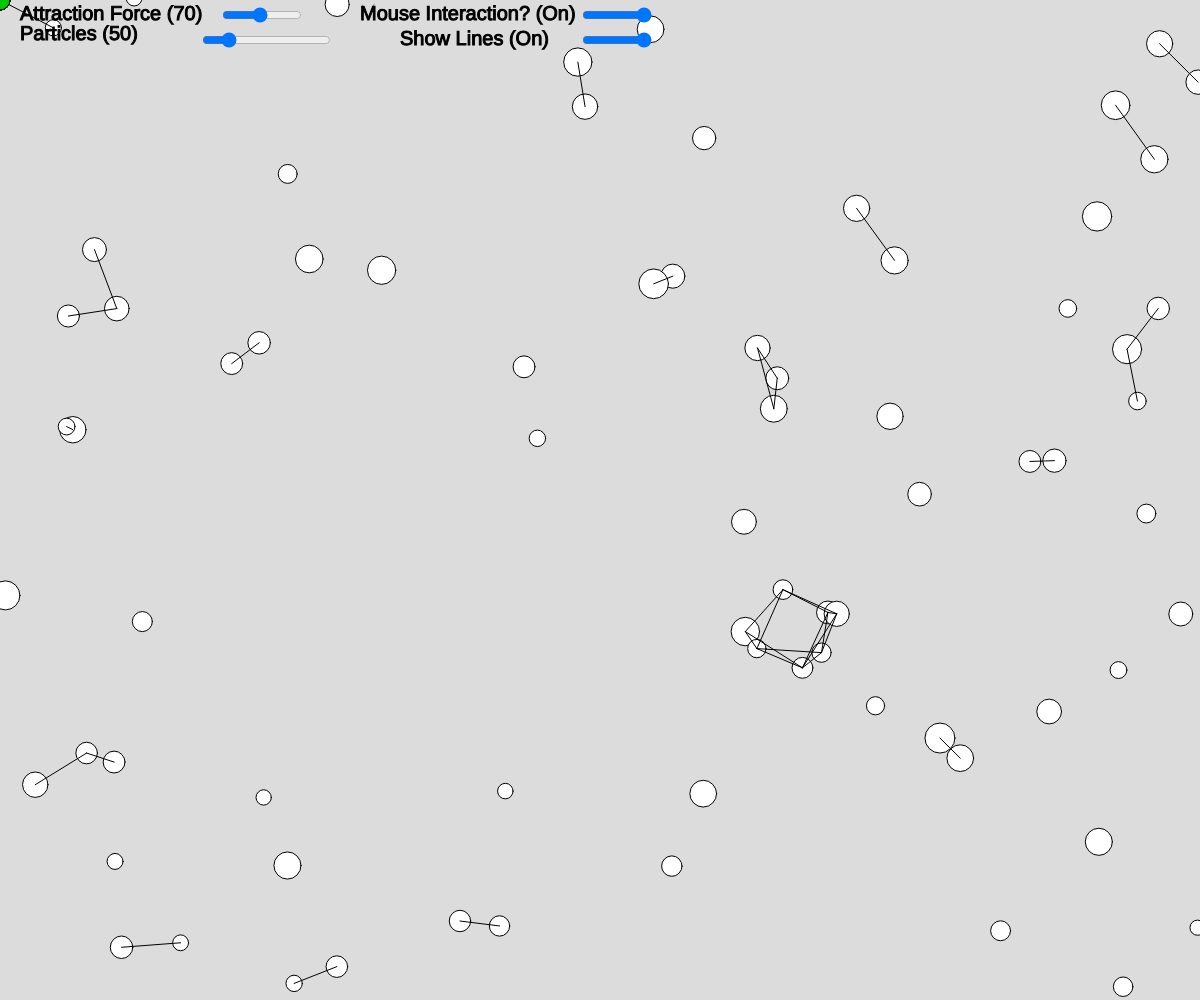
Frame 1 (no input)
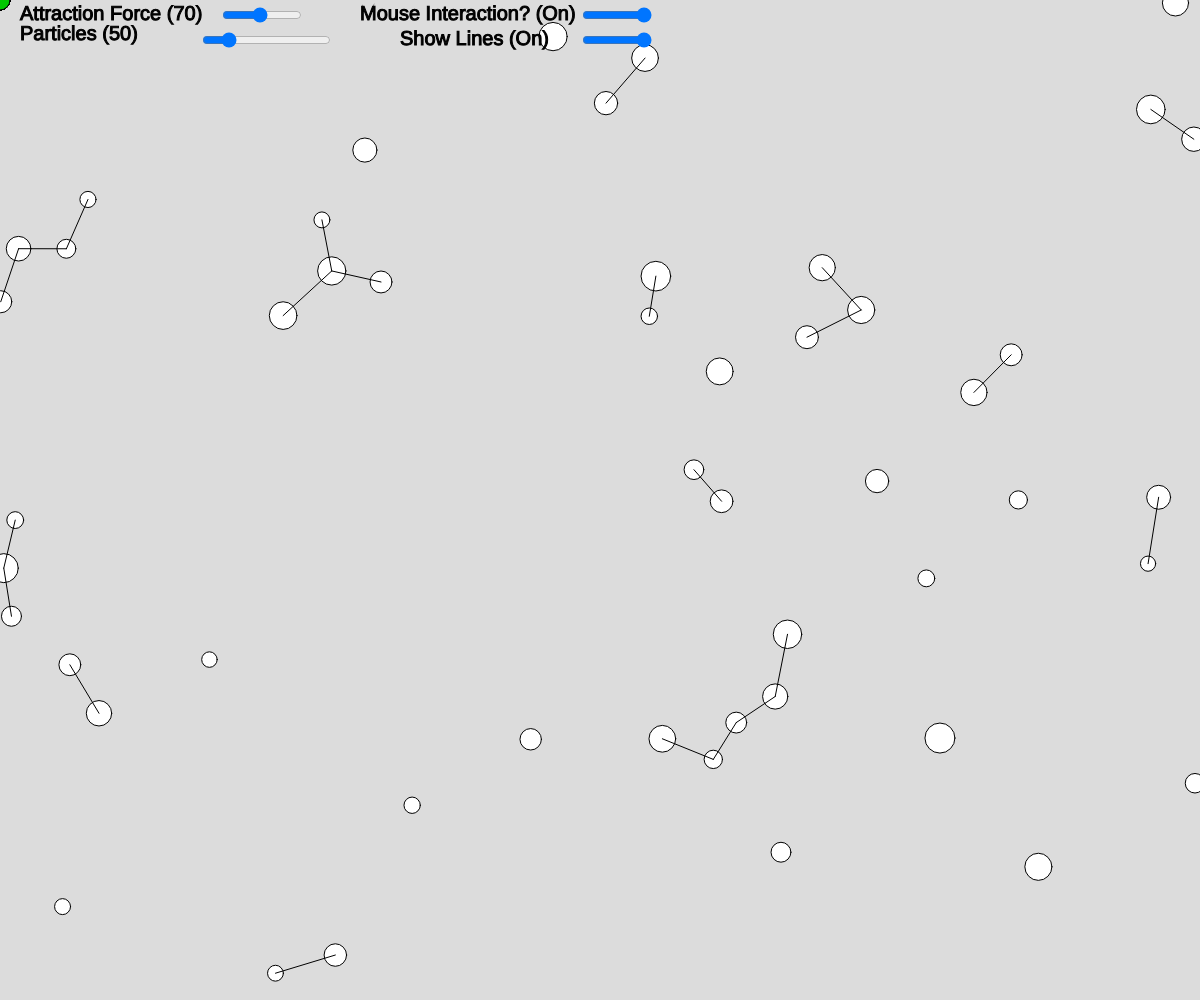
Frame 60 (no input)
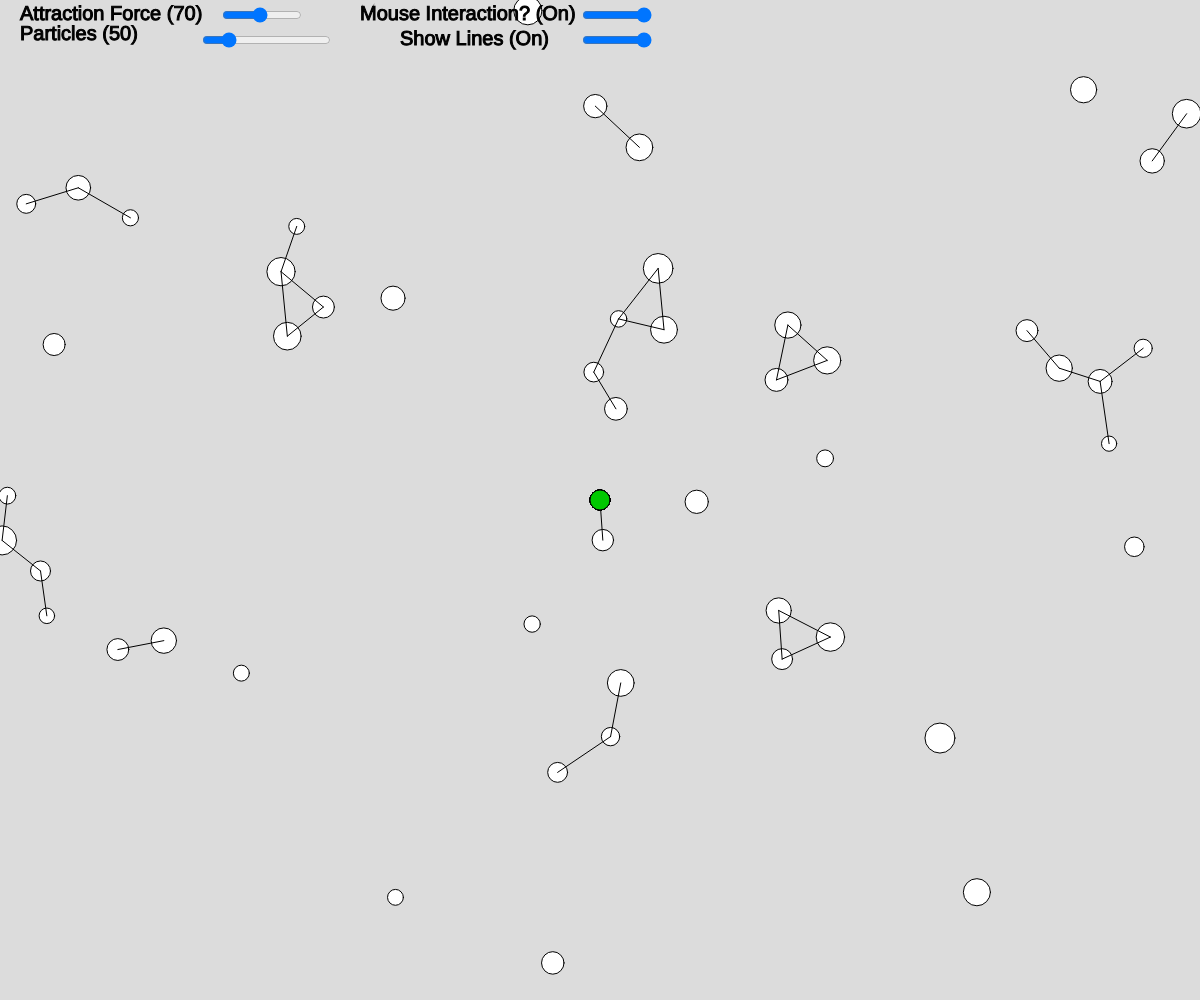
Frame 120 (the mouse pressed at the canvas centre since frame 60)

The p5.js sketch that drew these frames (run headless with seeded random() and noise() and a simulated clock; from frame 60 on, the mouse is pressed at the canvas centre):

// p5.js sketch
// ── sketch.js

let particles = [];
let slider;
let mouseInteraction;
let showLines;
let pAmount;
function setup() {
  createCanvas(windowWidth, windowHeight);
  CreateParticles();
  slider = createSlider(1, 150, 70);
  slider.position(220, 5);
  slider.size(80);
  pAmount = createSlider(0, 300, 50);
  pAmount.position(200, 30);
  mouseInteraction = createSlider(0, 1, 1);
  mouseInteraction.position(580, 5);
  mouseInteraction.size(70);
  showLines = createSlider(0, 1, 1);
  showLines.position(580, 30);
  showLines.size(70);
  //particles.push(new Particle(width/2, height/2, 70, 51));
}

function particleAdjust() {
    while (particles.length != pAmount.value()) {
        if (pAmount.value() > particles.length) {
            NewParticle();
        } else if (pAmount.value() < particles.length) {
            let randomIndex = Math.floor(Math.random() * particles.length);

            particles.splice(randomIndex, 1)[0];
        }
    }
}

function texts() {
    fill(0,0,0);
    textSize(20);
    text(`Attraction Force (${slider.value()})`, 20, 20);
    text(`Particles (${pAmount.value()})`, 20, 40);

    particleAdjust();

    let isOn;
    if (mouseInteraction.value() == 1) {
        isOn = "On";
    } else {
        isOn = "Off";
    }
    text(`Mouse Interaction? (${isOn})`, 360, 20);
    
    if (showLines.value() == 1) {
        isOn = "On";
    } else {
        isOn = "Off";
    }
    text(`Show Lines (${isOn})`, 400, 45);
    fill(255,255,255);
}

function NewParticle() {
    let rx = random(0, width);
    let ry = random(0, height);
    let rr = random(15, 30);
    particles.push(new Particle(rx, ry, rr, particles.length));
}

function CreateParticles() {
  for (let i = 0; i < 75; i++) {
    NewParticle();
  }
}

function drawLines() {
  let lines = [];
  let mouseAttraction = true;
  for (let a of particles) {
    if (mouseInteraction.value() == 1) {
      fill(0, 200, 0);
      circle(mouseX, mouseY, 20);
      fill (255, 255, 255);
      let md = dist(a.x, a.y, mouseX, mouseY);
      if (md < slider.value()) {
        if (showLines.value() == 1) {
            line(a.x, a.y, mouseX, mouseY);
        }
        let mx = mouseX - a.x;
        let my = mouseY - a.y;
        const MOUSE_ATTRACTION = 0.05;
        a.x += mx * MOUSE_ATTRACTION;
        a.y += my * MOUSE_ATTRACTION;
      }
    }
    for (let b of particles) {
      if (a.id == b.id || a.radius > b.radius) {
        continue;
      }
      // a is smaller than b
      let d = dist(a.x, a.y, b.x, b.y);
      if (d < slider.value()) {
        let dx = b.x - a.x;
        let dy = b.y - a.y;
        if (showLines.value() == 1) {
            line(a.x, a.y, b.x, b.y);
        }
        let ef = ceil(d);
        let ATTRACTION = 0.002;
        //console.log(d);
        a.vx += dx * ATTRACTION;
        a.vy += dy * ATTRACTION;
        fill(255,0,0);
        //circle(a.x, a.y, 5);
        fill(255,255,255);
        
        //try to not go inside circle
        stroke(100,200,3);
        //line(a.x,a.y, a.x, a.y + a.radius + b.radius);
        stroke(0, 0, 0);
        let overlap = a.radius + b.radius - d;
        if (overlap > 0) {
          // Normalize the direction vector
          let norm = createVector(dx, dy).normalize();
          // Move particle a out of particle b
          a.vx -= norm.x; // Move half the overlap distance
          a.vy -= norm.y; // Move half the overlap distance
        }
        let max = 2;
        if (a.vx > max) {
          a.vx = max;
        } else if (a.vy > max) {
          a.vy = max;
        } else if (a.vx < -max) {
          a.vx = -max;
        } else if (a.vy < -max) {
          a.vy = -max;
        }
      }
    }
  }
}

function draw() {
  background(220);
  for (let p of particles) {
    p.Simulate();
    p.Render();
  }
  drawLines();
  texts();
}
// ── particle.js
ATTRACTION_FORCE = 1;

class Particle {
  constructor(x, y, radius, id) {
    this.x = x;
    this.y = y;
    this.radius = radius;
    this.id = id;
    
    let direction1 = random(-1, 1);
    let direction2 = random(-1, 1);
    let rng = random(0, 1);
    let inverse_rng = 1-rng;
    rng *= (direction1 < 0) ? -1 : 1;
    inverse_rng *= (direction2 < 0) ? -1 : 1;
    let speed = 0.5;
    this.vx = rng * (30-radius) * 0.5;
    this.vy = inverse_rng * (30-radius) * 0.5;
    
    if (this.radius > 30) {
      this.vx = 0.1;
      this.vy = 0.1;
    }
  }
  Render() {
    circle(this.x, this.y, this.radius);
  }
  EdgeBounce() {
    if (this.x > width || this.x < 0) {
      this.vx *= -0.98;
      if (this.x > width) {
        this.x = width;
      } else if (this.x < 0) {
        this.x = 0;
      }
    }
    if (this.y > height || this.y < 0) {
      this.vy *= -0.98;
      if (this.y > height) {
        this.y = height;
      } else if (this.y < 0) {
        this.y = 0;
      }
    }
  }
  Simulate() {
    this.EdgeBounce();
    
    this.x += this.vx;
    this.y += this.vy;
  }
}
